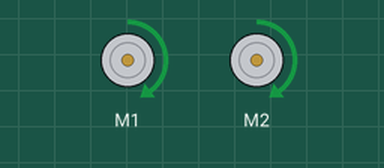
The program below on a simulated BBC micro:bit (MakeCode). Parts: 2 × DC motor (green arrow = forward, orange = backward, longer = faster). At 4.0 s the program stops and its outputs stay as they are.

Above: at 0.1 s.
At 1.1 s:
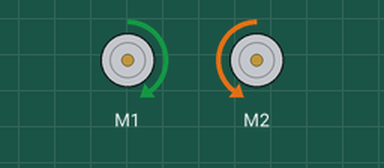
At 2.1 s:
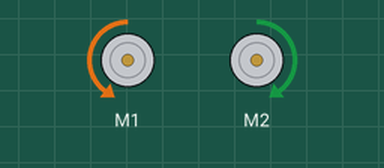
At 4.1 s:
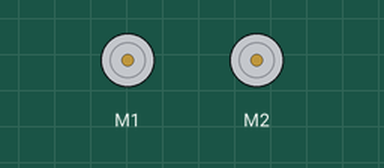
Timing chart, 0 to 5.5 s (numbered marks = the images above):
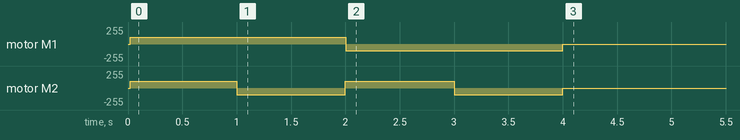

The program:

main.ts
```typescript
maqueen.motorRun(maqueen.Motors.All, maqueen.Dir.CW, 100)
basic.pause(1000)
maqueen.motorRun(maqueen.Motors.M1, maqueen.Dir.CW, 100)
maqueen.motorRun(maqueen.Motors.M2, maqueen.Dir.CCW, 100)
basic.pause(1000)
maqueen.motorRun(maqueen.Motors.M2, maqueen.Dir.CW, 100)
maqueen.motorRun(maqueen.Motors.M1, maqueen.Dir.CCW, 100)
basic.pause(1000)
maqueen.motorRun(maqueen.Motors.All, maqueen.Dir.CCW, 100)
basic.pause(1000)
maqueen.motorStop(maqueen.Motors.All)
```

test.ts
```typescript
// 在此处测试；当此软件包作为插件使用时，将不会编译此软件包。
```
